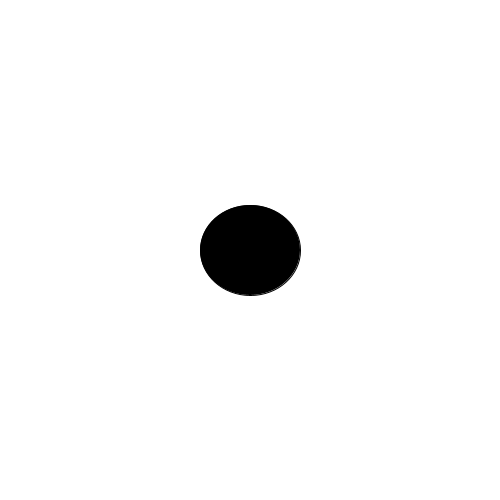
Frame 1 (no input)
Frame 60 (the mouse pressed at the canvas centre just before this capture): identical to frame 1, image omitted
Frame 120 (the mouse held since frame 60 and released just before this capture): identical to frame 1, image omitted

The Processing sketch that drew this single still picture (run headless with seeded random() and noise(); from frame 60 on, the mouse is pressed at the canvas centre):

// Processing sketch: sketch_260305a
// ── sketch_260305a.pde

void setup(){
  size(500,500);
}

void draw(){
  background(255);
  dfff(250,250);
}

void dfff(int x, int y){
  pushMatrix();
  translate(x,y);
  fill(0);
  ellipse(0,0,100,90);

  popMatrix();
}
